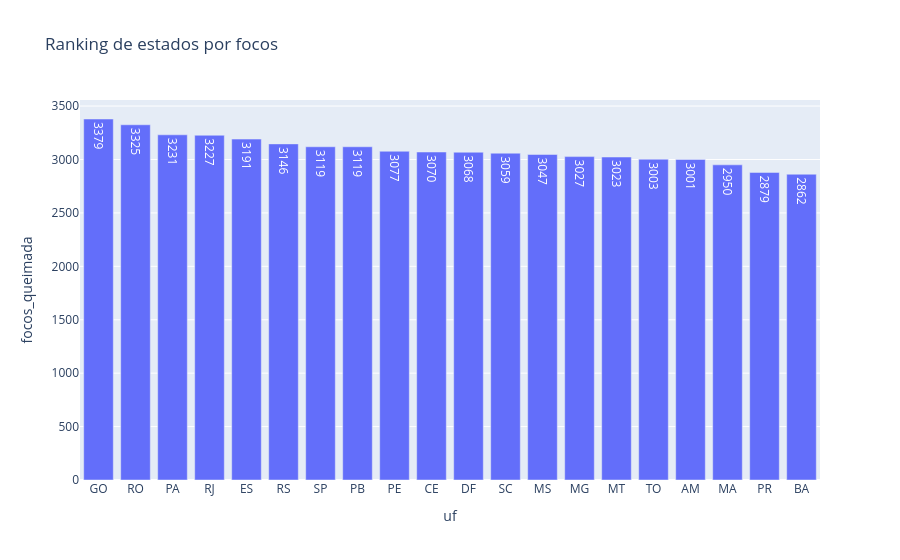

The cell this chart's notebook holds for it:
### Markdown cell above
## 10. Comparação entre estados e ranking crítico

### Code cell
ranking_estados = (
    df.groupby("uf", as_index=False)["focos_queimada"]
      .sum()
      .sort_values("focos_queimada", ascending=False)
)

fig = px.bar(
    ranking_estados,
    x="uf",
    y="focos_queimada",
    text_auto=True,
    title="Ranking de estados por focos"
)
fig.show()

display(ranking_estados)

### Figure 1 — Plotly figure (JSON) as saved in the notebook; plotly's stock layout.template omitted (floating-point values rounded to 4 significant figures)
{"data": [{"hovertemplate": "uf=%{x}<br>focos_queimada=%{y}<extra></extra>", "legendgroup": "", "marker": {"color": "#636efa", "pattern": {"shape": ""}}, "name": "", "orientation": "v", "showlegend": false, "textposition": "auto", "texttemplate": "%{y}", "type": "bar", "x": ["GO", "RO", "PA", "RJ", "ES", "RS", "SP", "PB", "PE", "CE", "DF", "SC", "MS", "MG", "MT", "TO", "AM", "MA", "PR", "BA"], "xaxis": "x", "y": [3379, 3325, 3231, 3227, 3191, 3146, 3119, 3119, 3077, 3070, 3068, 3059, 3047, 3027, 3023, 3003, 3001, 2950, 2879, 2862], "yaxis": "y"}], "layout": {"barmode": "relative", "legend": {"tracegroupgap": 0}, "title": {"text": "Ranking de estados por focos"}, "xaxis": {"anchor": "y", "domain": [0, 1], "title": {"text": "uf"}}, "yaxis": {"anchor": "x", "domain": [0, 1], "title": {"text": "focos_queimada"}}}}
